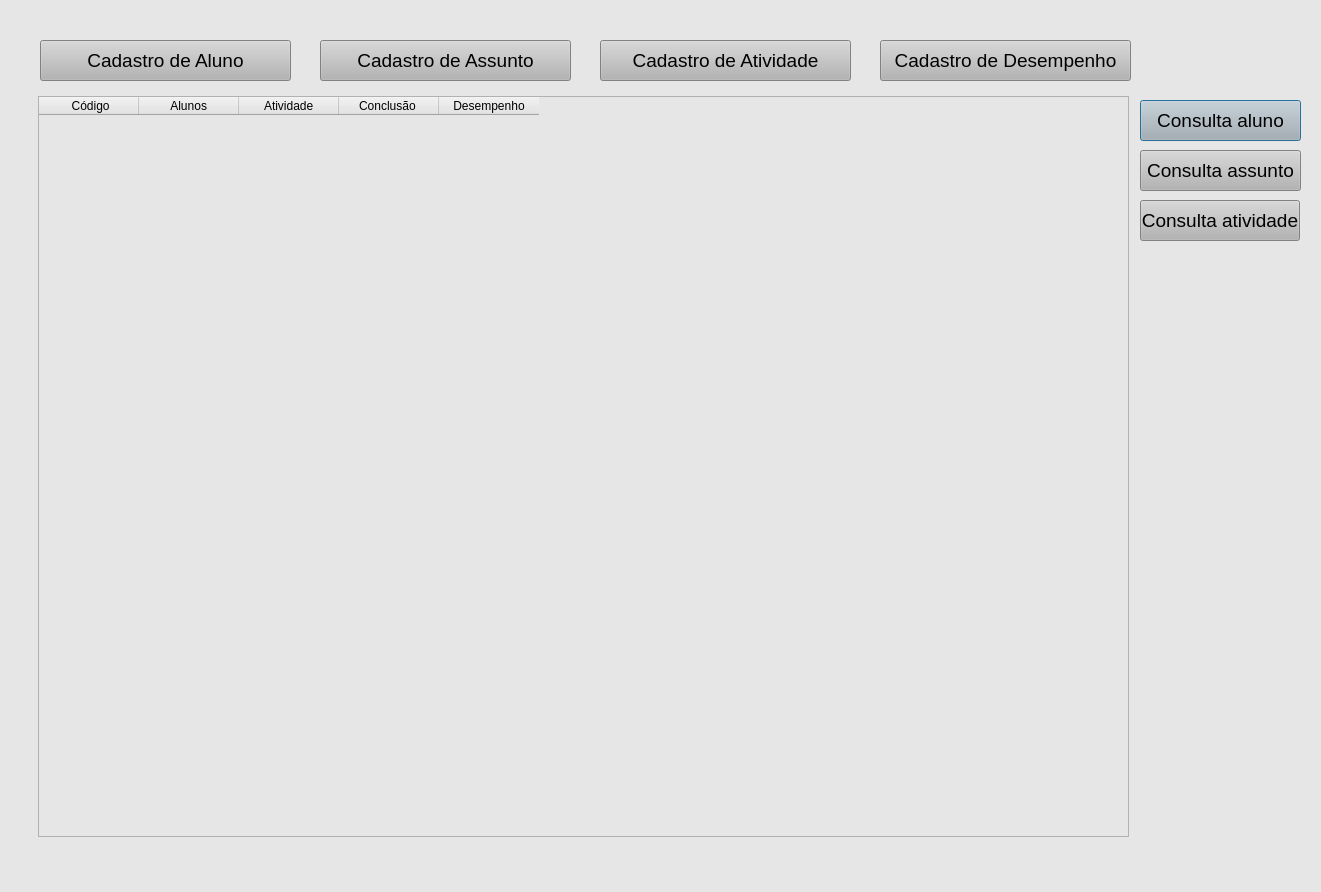
<?xml version="1.0" encoding="UTF-8"?>
<ui version="4.0">
 <class>Dialog</class>
 <widget class="QDialog" name="Dialog">
  <property name="geometry">
   <rect>
    <x>0</x>
    <y>0</y>
    <width>1321</width>
    <height>892</height>
   </rect>
  </property>
  <property name="windowTitle">
   <string>Home</string>
  </property>
  <property name="styleSheet">
   <string notr="true">background-color: rgb(230, 230, 230);</string>
  </property>
  <widget class="QPushButton" name="Bt_Consultar_Aluno">
   <property name="geometry">
    <rect>
     <x>1140</x>
     <y>100</y>
     <width>161</width>
     <height>41</height>
    </rect>
   </property>
   <property name="font">
    <font>
     <pointsize>14</pointsize>
    </font>
   </property>
   <property name="styleSheet">
    <string notr="true">background-color: rgb(180, 180, 180);</string>
   </property>
   <property name="text">
    <string>Consulta aluno</string>
   </property>
  </widget>
  <widget class="QPushButton" name="Bt_Consultar_Assunto">
   <property name="geometry">
    <rect>
     <x>1140</x>
     <y>150</y>
     <width>161</width>
     <height>41</height>
    </rect>
   </property>
   <property name="font">
    <font>
     <pointsize>14</pointsize>
    </font>
   </property>
   <property name="styleSheet">
    <string notr="true">background-color: rgb(180, 180, 180);</string>
   </property>
   <property name="text">
    <string>Consulta assunto</string>
   </property>
  </widget>
  <widget class="QPushButton" name="Bt_Consultar_Atividade">
   <property name="geometry">
    <rect>
     <x>1140</x>
     <y>200</y>
     <width>160</width>
     <height>41</height>
    </rect>
   </property>
   <property name="font">
    <font>
     <pointsize>14</pointsize>
    </font>
   </property>
   <property name="styleSheet">
    <string notr="true">background-color: rgb(180, 180, 180);</string>
   </property>
   <property name="text">
    <string>Consulta atividade</string>
   </property>
  </widget>
  <widget class="QTableWidget" name="tabela">
   <property name="geometry">
    <rect>
     <x>38</x>
     <y>96</y>
     <width>1091</width>
     <height>741</height>
    </rect>
   </property>
   <column>
    <property name="text">
     <string> Código</string>
    </property>
   </column>
   <column>
    <property name="text">
     <string> Alunos </string>
    </property>
   </column>
   <column>
    <property name="text">
     <string> Atividade </string>
    </property>
   </column>
   <column>
    <property name="text">
     <string>Conclusão </string>
    </property>
   </column>
   <column>
    <property name="text">
     <string>Desempenho</string>
    </property>
   </column>
  </widget>
  <widget class="QPushButton" name="Bt_CadastroAssunto">
   <property name="geometry">
    <rect>
     <x>320</x>
     <y>40</y>
     <width>251</width>
     <height>41</height>
    </rect>
   </property>
   <property name="font">
    <font>
     <pointsize>14</pointsize>
    </font>
   </property>
   <property name="styleSheet">
    <string notr="true">background-color: rgb(180, 180, 180);</string>
   </property>
   <property name="text">
    <string>Cadastro de Assunto</string>
   </property>
  </widget>
  <widget class="QPushButton" name="Bt_CadastroAtividade">
   <property name="geometry">
    <rect>
     <x>600</x>
     <y>40</y>
     <width>251</width>
     <height>41</height>
    </rect>
   </property>
   <property name="maximumSize">
    <size>
     <width>351</width>
     <height>16777215</height>
    </size>
   </property>
   <property name="font">
    <font>
     <pointsize>14</pointsize>
    </font>
   </property>
   <property name="styleSheet">
    <string notr="true">background-color: rgb(180, 180, 180);</string>
   </property>
   <property name="text">
    <string>Cadastro de Atividade</string>
   </property>
  </widget>
  <widget class="QPushButton" name="Bt_CadastroDesempenho">
   <property name="geometry">
    <rect>
     <x>880</x>
     <y>40</y>
     <width>251</width>
     <height>41</height>
    </rect>
   </property>
   <property name="maximumSize">
    <size>
     <width>351</width>
     <height>16777215</height>
    </size>
   </property>
   <property name="font">
    <font>
     <pointsize>14</pointsize>
    </font>
   </property>
   <property name="styleSheet">
    <string notr="true">background-color: rgb(180, 180, 180);</string>
   </property>
   <property name="text">
    <string>Cadastro de Desempenho</string>
   </property>
  </widget>
  <widget class="QPushButton" name="Bt_CadastroAluno">
   <property name="geometry">
    <rect>
     <x>40</x>
     <y>40</y>
     <width>251</width>
     <height>41</height>
    </rect>
   </property>
   <property name="font">
    <font>
     <pointsize>14</pointsize>
    </font>
   </property>
   <property name="styleSheet">
    <string notr="true">background-color: rgb(180, 180, 180);</string>
   </property>
   <property name="text">
    <string>Cadastro de Aluno</string>
   </property>
  </widget>
 </widget>
 <resources/>
 <connections/>
</ui>
